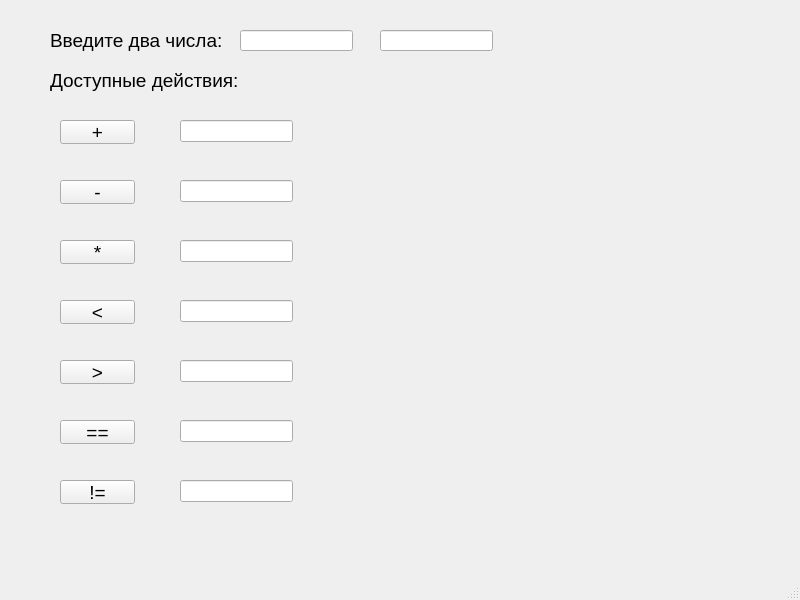
<?xml version="1.0" encoding="UTF-8"?>
<ui version="4.0">
 <class>MainWindow</class>
 <widget class="QMainWindow" name="MainWindow">
  <property name="geometry">
   <rect>
    <x>0</x>
    <y>0</y>
    <width>800</width>
    <height>600</height>
   </rect>
  </property>
  <property name="windowTitle">
   <string>MainWindow</string>
  </property>
  <widget class="QWidget" name="centralwidget">
   <widget class="QLabel" name="enter_nums">
    <property name="geometry">
     <rect>
      <x>50</x>
      <y>30</y>
      <width>211</width>
      <height>21</height>
     </rect>
    </property>
    <property name="font">
     <font>
      <pointsize>14</pointsize>
     </font>
    </property>
    <property name="frameShape">
     <enum>QFrame::Shape::NoFrame</enum>
    </property>
    <property name="text">
     <string>Введите два числа:</string>
    </property>
   </widget>
   <widget class="QLineEdit" name="num_2">
    <property name="geometry">
     <rect>
      <x>380</x>
      <y>30</y>
      <width>113</width>
      <height>21</height>
     </rect>
    </property>
   </widget>
   <widget class="QLineEdit" name="num_1">
    <property name="geometry">
     <rect>
      <x>240</x>
      <y>30</y>
      <width>113</width>
      <height>21</height>
     </rect>
    </property>
   </widget>
   <widget class="QPushButton" name="add_button">
    <property name="geometry">
     <rect>
      <x>60</x>
      <y>120</y>
      <width>75</width>
      <height>24</height>
     </rect>
    </property>
    <property name="font">
     <font>
      <pointsize>14</pointsize>
     </font>
    </property>
    <property name="text">
     <string>+</string>
    </property>
   </widget>
   <widget class="QPushButton" name="sub_button">
    <property name="geometry">
     <rect>
      <x>60</x>
      <y>180</y>
      <width>75</width>
      <height>24</height>
     </rect>
    </property>
    <property name="font">
     <font>
      <pointsize>14</pointsize>
     </font>
    </property>
    <property name="text">
     <string>-</string>
    </property>
   </widget>
   <widget class="QPushButton" name="mult_button">
    <property name="geometry">
     <rect>
      <x>60</x>
      <y>240</y>
      <width>75</width>
      <height>24</height>
     </rect>
    </property>
    <property name="font">
     <font>
      <pointsize>14</pointsize>
     </font>
    </property>
    <property name="text">
     <string>*</string>
    </property>
   </widget>
   <widget class="QPushButton" name="comp_smaller_button">
    <property name="geometry">
     <rect>
      <x>60</x>
      <y>300</y>
      <width>75</width>
      <height>24</height>
     </rect>
    </property>
    <property name="font">
     <font>
      <pointsize>14</pointsize>
     </font>
    </property>
    <property name="text">
     <string>&lt;</string>
    </property>
   </widget>
   <widget class="QPushButton" name="comp_bigger_button">
    <property name="geometry">
     <rect>
      <x>60</x>
      <y>360</y>
      <width>75</width>
      <height>24</height>
     </rect>
    </property>
    <property name="font">
     <font>
      <pointsize>14</pointsize>
     </font>
    </property>
    <property name="text">
     <string>&gt;</string>
    </property>
   </widget>
   <widget class="QPushButton" name="comp_equal_button">
    <property name="geometry">
     <rect>
      <x>60</x>
      <y>420</y>
      <width>75</width>
      <height>24</height>
     </rect>
    </property>
    <property name="font">
     <font>
      <pointsize>14</pointsize>
     </font>
    </property>
    <property name="text">
     <string>==</string>
    </property>
   </widget>
   <widget class="QPushButton" name="comp_not_equal_button">
    <property name="geometry">
     <rect>
      <x>60</x>
      <y>480</y>
      <width>75</width>
      <height>24</height>
     </rect>
    </property>
    <property name="font">
     <font>
      <pointsize>14</pointsize>
     </font>
    </property>
    <property name="text">
     <string>!=</string>
    </property>
   </widget>
   <widget class="QLabel" name="opt">
    <property name="geometry">
     <rect>
      <x>50</x>
      <y>70</y>
      <width>191</width>
      <height>21</height>
     </rect>
    </property>
    <property name="font">
     <font>
      <pointsize>14</pointsize>
     </font>
    </property>
    <property name="text">
     <string>Доступные действия:</string>
    </property>
   </widget>
   <widget class="QLineEdit" name="add_res">
    <property name="geometry">
     <rect>
      <x>180</x>
      <y>120</y>
      <width>113</width>
      <height>22</height>
     </rect>
    </property>
   </widget>
   <widget class="QLineEdit" name="sub_res">
    <property name="geometry">
     <rect>
      <x>180</x>
      <y>180</y>
      <width>113</width>
      <height>22</height>
     </rect>
    </property>
   </widget>
   <widget class="QLineEdit" name="mult_res">
    <property name="geometry">
     <rect>
      <x>180</x>
      <y>240</y>
      <width>113</width>
      <height>22</height>
     </rect>
    </property>
   </widget>
   <widget class="QLineEdit" name="smaller_res">
    <property name="geometry">
     <rect>
      <x>180</x>
      <y>300</y>
      <width>113</width>
      <height>22</height>
     </rect>
    </property>
   </widget>
   <widget class="QLineEdit" name="bigger_res">
    <property name="geometry">
     <rect>
      <x>180</x>
      <y>360</y>
      <width>113</width>
      <height>22</height>
     </rect>
    </property>
   </widget>
   <widget class="QLineEdit" name="equal_res">
    <property name="geometry">
     <rect>
      <x>180</x>
      <y>420</y>
      <width>113</width>
      <height>22</height>
     </rect>
    </property>
   </widget>
   <widget class="QLineEdit" name="not_equal_res">
    <property name="geometry">
     <rect>
      <x>180</x>
      <y>480</y>
      <width>113</width>
      <height>22</height>
     </rect>
    </property>
   </widget>
  </widget>
  <widget class="QMenuBar" name="menubar">
   <property name="geometry">
    <rect>
     <x>0</x>
     <y>0</y>
     <width>800</width>
     <height>22</height>
    </rect>
   </property>
  </widget>
  <widget class="QStatusBar" name="statusbar"/>
 </widget>
 <resources/>
 <connections/>
</ui>
